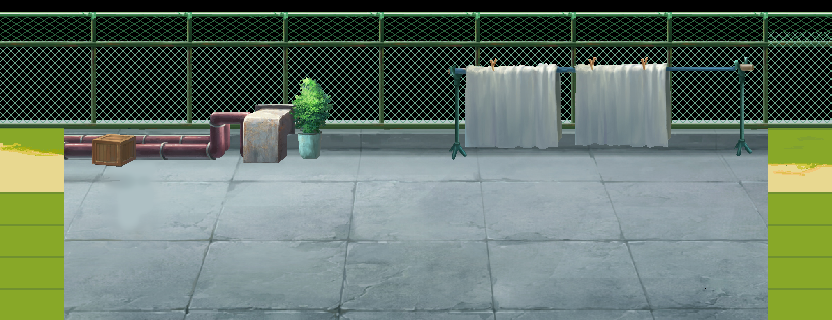

This game map was drawn from its Tiled (.tmx) file and the tilesets committed beside it. A one-line description and the trimmed map source follow:
An orthogonal 26x10 tile map with 32x32 px tiles, 3 tile layers (floor, tree, decors) and 6 objects (SpawnPoint01, SpawnPoint02, SpawnPoint03, SpawnPoint04, SpawnPoint05, ...).

<map version="1.10" tiledversion="1.12.2" orientation="orthogonal" renderorder="right-down" width="26" height="10" tilewidth="32" tileheight="32" infinite="0" nextlayerid="6" nextobjectid="7">
 <tileset firstgid="1" name="tile" tilewidth="32" tileheight="32" tilecount="1024" columns="32">
  <image source="tile2.png" width="1024" height="1024" />
 </tileset>
 <layer id="1" name="floor" width="26" height="10">
  <data>[260 cells, 156 non-empty, 156 distinct tile ids]</data>
 </layer>
 <layer id="5" name="tree" width="26" height="10">
  <data>[260 cells, 120 non-empty, 13 distinct tile ids]</data>
 </layer>
 <layer id="2" name="decors" width="26" height="10">
  <data>[260 cells, 108 non-empty, 91 distinct tile ids]</data>
 </layer>
 <objectgroup id="3" name="object">
  <object id="1" name="SpawnPoint01" x="288" y="208" width="32" height="32" />
  <object id="2" name="SpawnPoint02" x="288" y="208" width="32" height="32" />
  <object id="3" name="SpawnPoint03" x="288" y="208" width="32" height="32" />
  <object id="4" name="SpawnPoint04" x="512" y="208" width="32" height="32" />
  <object id="5" name="SpawnPoint05" x="512" y="208" width="32" height="32" />
  <object id="6" name="SpawnPoint06" x="512" y="208" width="32" height="32" />
 </objectgroup>
 <objectgroup id="4" name="meta" />
</map>
